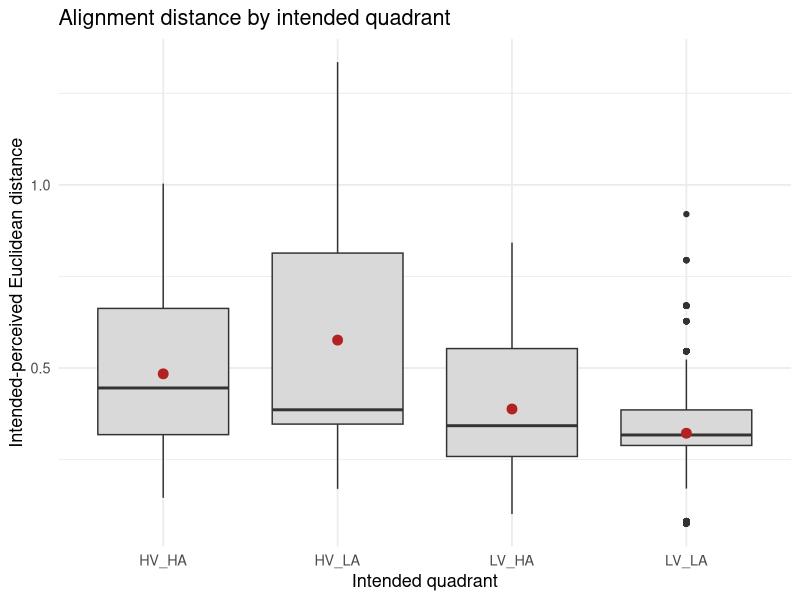
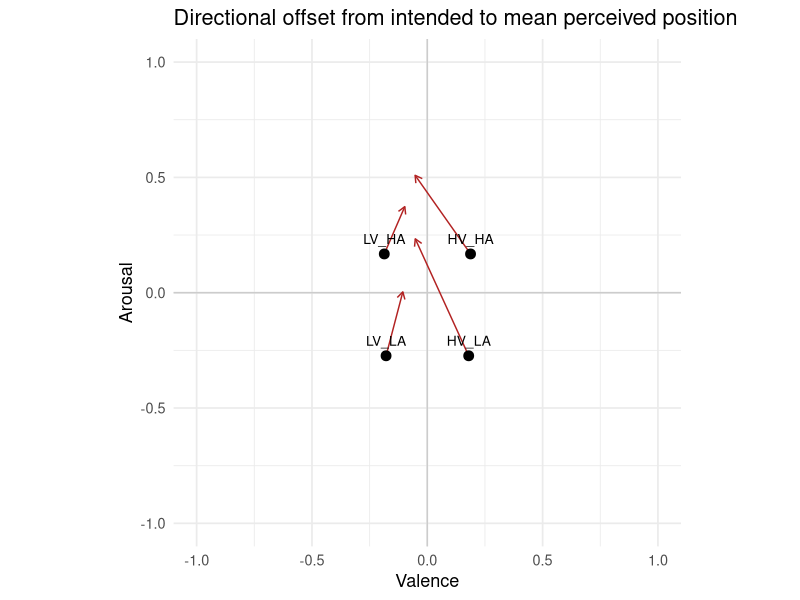

These figures' R source, in order:
# H3 - AUDIENCE alignment: does intended-perceived DISTANCE differ across OCEAN personas?
#   Intended VA <-> persona-perceived VA, using OPTIMISED logos.
#
#   Primary:
#     distance ~ OCEAN + (1|persona_id) + (1|brief/run)
#
#   Omnibus H3 test:
#     compares the full OCEAN model with an identical model containing no OCEAN traits.
#
#   Descriptive diagnostics:
#     quadrant differences show where alignment is stronger or weaker;
#     valence and arousal offsets show the direction of misalignment.
#
#   The optimised-vs-non-optimised audience comparison is NOT part of H3.
#   Stimulus-side optimisation is assessed by H1 using independent Estimator B.
#
#   Run:
#     Rscript analysis/stage6_h3_alignment.R

library(lme4)
library(lmerTest)
library(ggplot2)
library(dplyr)


# -------------------------------------------------------------------------
# Output directory
# -------------------------------------------------------------------------

OUT <- "analysis/h3"
dir.create(OUT, recursive = TRUE, showWarnings = FALSE)


# -------------------------------------------------------------------------
# Load and prepare data
# -------------------------------------------------------------------------

d <- read.csv(
  "data/audience/responses.csv",
  stringsAsFactors = FALSE
)

traits <- c(
  "openness",
  "conscientiousness",
  "extraversion",
  "agreeableness",
  "neuroticism"
)

# Primary H3 uses OCEAN personas and optimised sonic logos only.
oc <- d %>%
  filter(
    agent_kind == "ocean",
    condition == "optimised"
  ) %>%
  mutate(
    # Euclidean distance between intended and perceived VA positions
    dist = sqrt(
      (perceived_v - target_v)^2 +
      (perceived_a - target_a)^2
    ),

    # Separate differences show the direction of misalignment
    off_v = perceived_v - target_v,
    off_a = perceived_a - target_a,

    # Intended VA quadrant
    quadrant = paste0(
      ifelse(target_v >= 0, "H", "L"),
      "V_",
      ifelse(target_a >= 0, "H", "L"),
      "A"
    ),

    # Extract generation-run number from the stimulus filename
    run = sub(
      ".*_run([0-9]+)_.*",
      "\\1",
      stimulus_file
    )
  )

# Set low as the reference level for every OCEAN trait
for (trait in traits) {
  oc[[trait]] <- relevel(
    factor(oc[[trait]]),
    ref = "low"
  )
}

oc$quadrant <- relevel(
  factor(oc$quadrant),
  ref = "HV_HA"
)

oc$persona_id <- factor(oc$persona_id)
oc$brief <- factor(oc$brief)
oc$run <- factor(oc$run)


# -------------------------------------------------------------------------
# Results output
# -------------------------------------------------------------------------

sink(
  file.path(OUT, "h3_results.txt"),
  split = TRUE
)

cat(
  "========== PRIMARY H3: ALIGNMENT DISTANCE ACROSS OCEAN PERSONAS ==========\n"
)

cat(
  "Model: distance ~ OCEAN traits + (1|persona_id) + (1|brief/run)\n\n"
)

cat(
  "Quadrant is not a primary H3 factor. It is reported descriptively below.\n\n"
)


# -------------------------------------------------------------------------
# Primary H3 model
# -------------------------------------------------------------------------

m <- lmer(
  dist ~
    openness +
    conscientiousness +
    extraversion +
    agreeableness +
    neuroticism +
    (1 | persona_id) +
    (1 | brief/run),
  data = oc
)

cat("---------- FIXED-EFFECT ESTIMATES ----------\n")
print(summary(m)$coefficients)

cat(
  "\nSingular fit:",
  isSingular(m),
  "\n"
)


# -------------------------------------------------------------------------
# Singularity fallback
# -------------------------------------------------------------------------

if (isSingular(m)) {

  cat(
    "\nThe brief/run model was singular.\n",
    "Refitting with persona and brief random intercepts.\n\n"
  )

  m <- lmer(
    dist ~
      openness +
      conscientiousness +
      extraversion +
      agreeableness +
      neuroticism +
      (1 | persona_id) +
      (1 | brief),
    data = oc
  )

  cat("---------- REFITTED FIXED-EFFECT ESTIMATES ----------\n")
  print(summary(m)$coefficients)

  cat(
    "\nSingular fit after refitting:",
    isSingular(m),
    "\n"
  )
}


# -------------------------------------------------------------------------
# Omnibus H3 likelihood-ratio test
# -------------------------------------------------------------------------

cat(
  "\n========== OMNIBUS H3 TEST: OCEAN TRAITS JOINTLY ==========\n"
)

# Likelihood-ratio tests must compare models fitted using maximum likelihood
m_full <- update(
  m,
  REML = FALSE
)

# Same random-effects structure, but no OCEAN predictors
m_null <- update(
  m_full,
  . ~ . -
    openness -
    conscientiousness -
    extraversion -
    agreeableness -
    neuroticism,
  REML = FALSE
)

h3_omnibus <- anova(
  m_null,
  m_full
)

print(h3_omnibus)

cat(
  "\nThe omnibus test determines whether the five OCEAN traits jointly\n",
  "improve the model of intended-perceived alignment distance.\n"
)


# -------------------------------------------------------------------------
# Descriptive quadrant diagnostic
# -------------------------------------------------------------------------

cat(
  "\n========== DESCRIPTIVE DIAGNOSTIC: ALIGNMENT BY QUADRANT ==========\n"
)

quadrant_summary <- oc %>%
  group_by(quadrant) %>%
  summarise(
    mean_dist = round(mean(dist), 3),
    sd = round(sd(dist), 3),
    n = n(),
    .groups = "drop"
  )

print(quadrant_summary)

cat(
  "\nThese values are descriptive and are not used to test H3.\n"
)


# -------------------------------------------------------------------------
# Descriptive direction-of-misalignment diagnostic
# -------------------------------------------------------------------------

cat(
  "\n========== DESCRIPTIVE DIAGNOSTIC: DIRECTION OF MISALIGNMENT ==========\n"
)

offset_summary <- oc %>%
  group_by(quadrant) %>%
  summarise(
    valence_difference = mean(off_v),
    arousal_difference = mean(off_a),
    .groups = "drop"
  )

for (i in seq_len(nrow(offset_summary))) {

  cat(
    sprintf(
      "%s: valence %+.3f, arousal %+.3f\n",
      offset_summary$quadrant[i],
      offset_summary$valence_difference[i],
      offset_summary$arousal_difference[i]
    )
  )
}

cat(
  "\nPositive valence values mean that personas perceived the logos as more\n",
  "positive than intended. Positive arousal values mean that personas perceived\n",
  "the logos as more energetic than intended.\n"
)

sink()


# -------------------------------------------------------------------------
# Figures
# -------------------------------------------------------------------------

theme_set(
  theme_minimal(base_size = 13)
)


# Figure 1: alignment distance by intended quadrant
p_distance <- ggplot(
  oc,
  aes(
    x = quadrant,
    y = dist
  )
) +
  geom_boxplot(
    fill = "grey85"
  ) +
  stat_summary(
    fun = mean,
    geom = "point",
    colour = "firebrick",
    size = 3
  ) +
  labs(
    title = "Alignment distance by intended quadrant",
    x = "Intended quadrant",
    y = "Intended-perceived Euclidean distance"
  )

ggsave(
  filename = file.path(
    OUT,
    "h3_distance_by_quadrant.png"
  ),
  plot = p_distance,
  width = 8,
  height = 5.5,
  dpi = 300
)


# Figure 2: intended position to mean perceived position
centroids <- oc %>%
  group_by(quadrant) %>%
  summarise(
    intended_v = mean(target_v),
    intended_a = mean(target_a),
    perceived_v = mean(perceived_v),
    perceived_a = mean(perceived_a),
    .groups = "drop"
  )

p_offsets <- ggplot() +
  geom_hline(
    yintercept = 0,
    colour = "grey80"
  ) +
  geom_vline(
    xintercept = 0,
    colour = "grey80"
  ) +
  geom_segment(
    data = centroids,
    aes(
      x = intended_v,
      y = intended_a,
      xend = perceived_v,
      yend = perceived_a
    ),
    arrow = arrow(
      length = unit(0.2, "cm")
    ),
    colour = "firebrick"
  ) +
  geom_point(
    data = centroids,
    aes(
      x = intended_v,
      y = intended_a
    ),
    size = 3
  ) +
  geom_text(
    data = centroids,
    aes(
      x = intended_v,
      y = intended_a,
      label = quadrant
    ),
    vjust = -1,
    size = 3.5
  ) +
  coord_fixed(
    xlim = c(-1, 1),
    ylim = c(-1, 1)
  ) +
  labs(
    title = "Directional offset from intended to mean perceived position",
    x = "Valence",
    y = "Arousal"
  )

ggsave(
  filename = file.path(
    OUT,
    "h3_offset_vectors.png"
  ),
  plot = p_offsets,
  width = 7,
  height = 7,
  dpi = 300
)


cat(
  sprintf(
    "Saved: %s/h3_results.txt and two H3 figures\n",
    OUT
  )
)

# -------------------------------------------------------------------------
# Exploratory diagnostic:
# Do OCEAN effects on alignment vary by intended quadrant?
# -------------------------------------------------------------------------

sink(
  file.path(OUT, "h3_results.txt"),
  append = TRUE,
  split = TRUE
)

cat(
  "\n========== EXPLORATORY DIAGNOSTIC: QUADRANT × OCEAN INTERACTIONS ==========\n"
)

# Additive model: quadrant and OCEAN have separate effects
diagnostic_additive <- lmer(
  dist ~
    quadrant +
    openness +
    conscientiousness +
    extraversion +
    agreeableness +
    neuroticism +
    (1 | persona_id) +
    (1 | brief/run),
  data = oc,
  REML = FALSE
)

# Interaction model: each OCEAN effect may differ by quadrant
diagnostic_interaction <- lmer(
  dist ~
    quadrant *
      (
        openness +
        conscientiousness +
        extraversion +
        agreeableness +
        neuroticism
      ) +
    (1 | persona_id) +
    (1 | brief/run),
  data = oc,
  REML = FALSE
)

cat("\nAdditive model singular:", isSingular(diagnostic_additive), "\n")
cat("Interaction model singular:", isSingular(diagnostic_interaction), "\n\n")

cat(
  "Joint likelihood-ratio test of all quadrant × OCEAN interactions:\n"
)

diagnostic_comparison <- anova(
  diagnostic_additive,
  diagnostic_interaction
)

print(diagnostic_comparison)

cat(
  "\nA significant result would indicate that at least one OCEAN effect\n",
  "on intended-perceived distance differs across intended quadrants.\n",
  "This is an exploratory diagnostic and is not the primary H3 test.\n"
)

sink()
